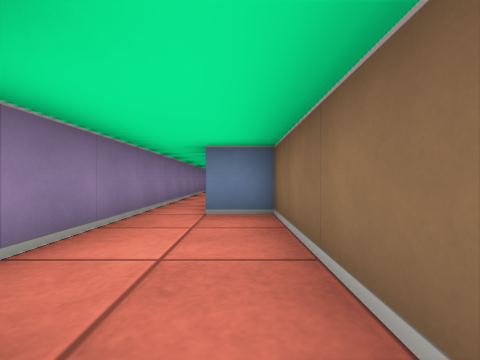
View 1 (above)

17 first-person views from a walk through a cub3D ray-caster map. The camera is about half as high as the walls, looks level and sees 90° across. The floor is counted in squares. Each view is taken from the middle of a square. On the plan, view 1 faces up. The plan holds only what a view shows up to about 9 squares ahead; the rest is blank.

View 2
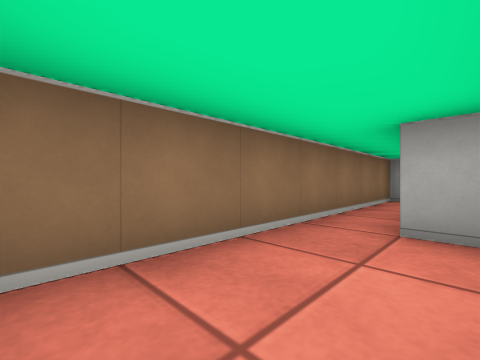

View 3
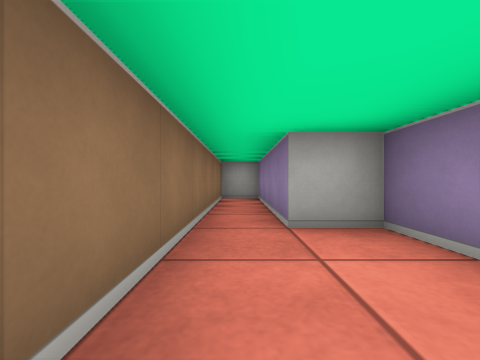

View 4
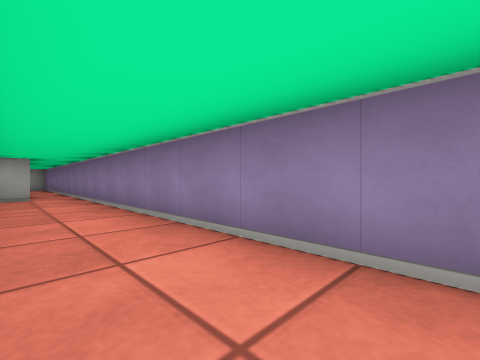

View 5
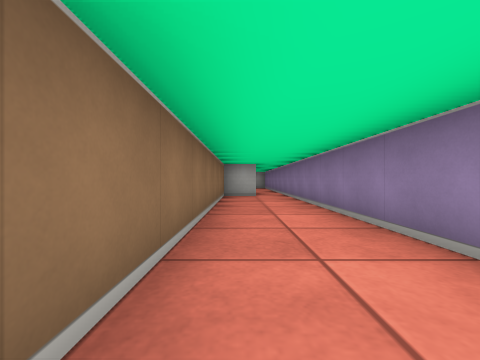

View 6
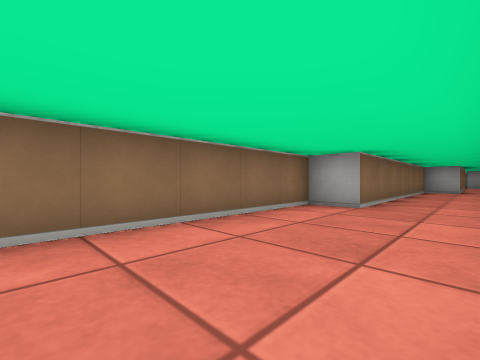

View 7
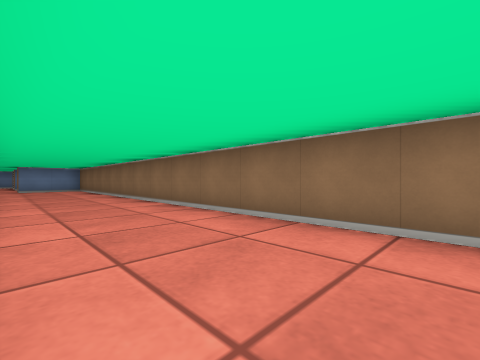

View 8
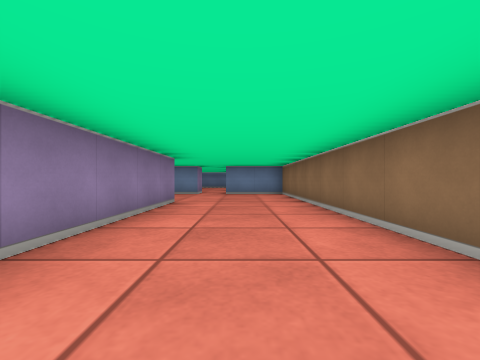

View 9
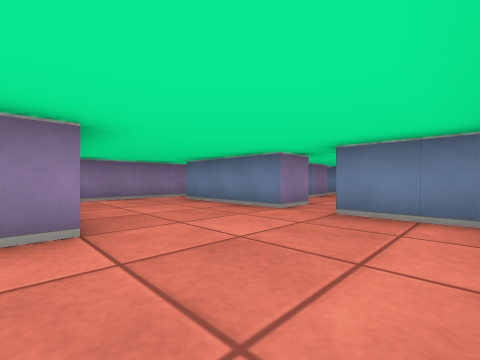

View 10
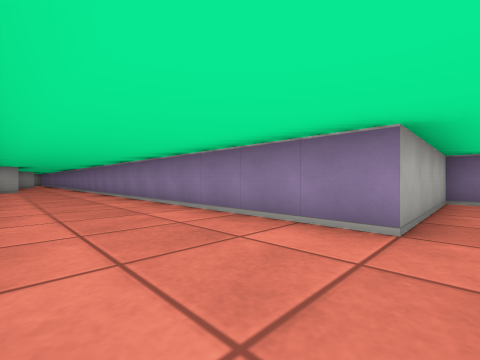

View 11
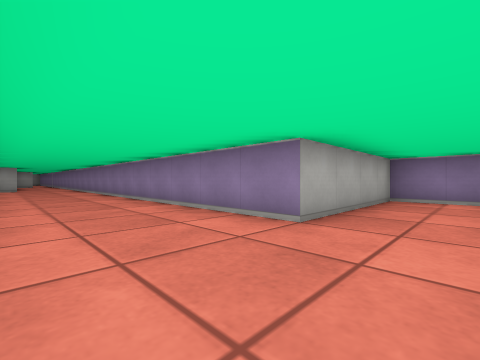

View 12
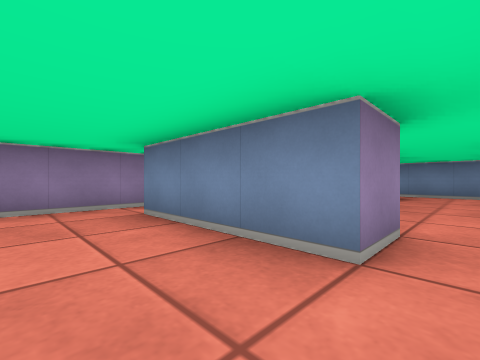

View 13
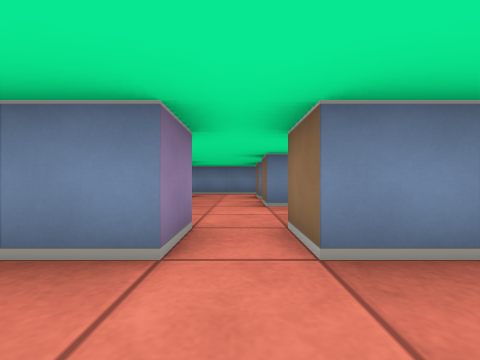

View 14
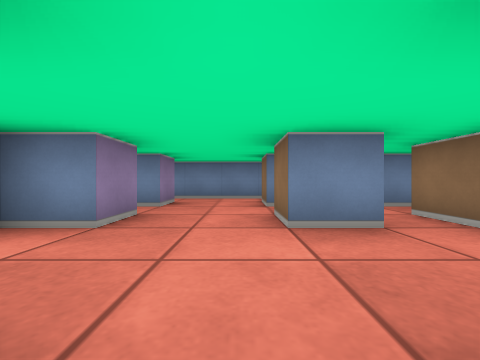

View 15
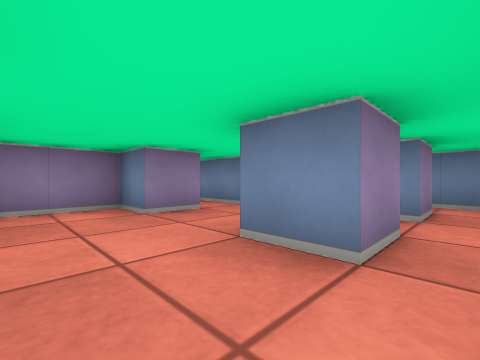

View 16
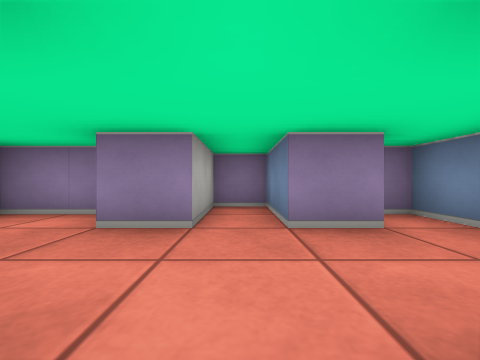

View 17
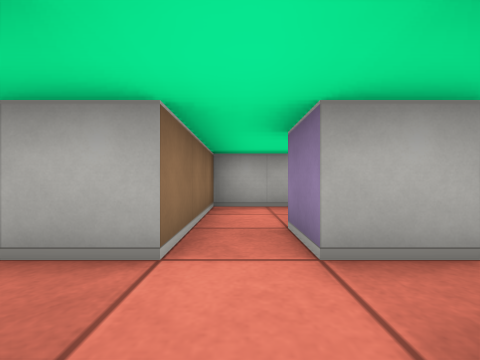

### Floor plan
Points are (right, up) in squares from view 1. A wall is a line through its corners. A room is listed if a view was taken in it or the views show most of it. See-through windows are left out.
Room 1 (views 1, 2, 3)
walls: (-1.5, 3.5) (-1.5, 0.5) (-0.5, 0.5) (-0.5, -3.5) (0.5, -3.5) (0.5, 3.5) (-0.5, 3.5)
ways out: opening at (-1, 4) to room 2
Room 2 (views 4, 5, 6, 7, 8, 9, 10, 11, 12, 13)
walls: (-1.5, 15) (-1.5, 3.5); (-1.5, 29.5) (-4.5, 29.5); (-5.5, 30.2) (-5.5, 26.5) (-1.5, 26.5) (-1.5, 16.9); (0.5, 7.8) (0.5, 14.5) (1.5, 14.5) (1.5, 29.5) (-0.5, 29.5); (-0.5, 7.5) (0.5, 7.5)
ways out: opening at (-1, 4) to room 1; opening at (-1, 30) to room 3
Room 3 (views 14, 15, 16, 17)
walls: (-0.5, 32.5) (-0.5, 33.5) (0.5, 33.5) (0.5, 32.5) (-0.5, 32.5); (-1.5, 30.5) (-1.5, 29.5); (0, 30.5) (1.5, 30.5) (1.5, 33.5); (-2.5, 35.5) (-2.5, 34.5) (-4.5, 34.5) (-4.5, 33.5) (-2.5, 33.5) (-2.5, 32.5) (-3.5, 32.5) (-3.5, 30.5); (0.5, 35.5) (0.5, 34.5) (-0.5, 34.5) (-0.5, 35.5); (-0.5, 29.5) (-0.5, 30.5); (1, 36.5) (-3.5, 36.5) (-3.5, 36)
ways out: opening at (-1, 30) to room 2; opening at (2, 34)

Positions as (right, up) in squares from view 1, and headings:
1: (0, 0), facing up
2: (-1, 3), facing down-right
3: (0, 3), facing down
4: (0, 15), facing down-left
5: (0, 15), facing down
6: (-1, 19), facing down-right
7: (-1, 17), facing up-right
8: (0, 21), facing up
9: (1, 26), facing up-left
10: (1, 27), facing down-left
11: (1, 28), facing down-left
12: (-1, 28), facing up-left
13: (-1, 28), facing up
14: (-1, 30), facing up
15: (1, 31), facing up-left
16: (0, 34), facing left
17: (1, 35), facing down
